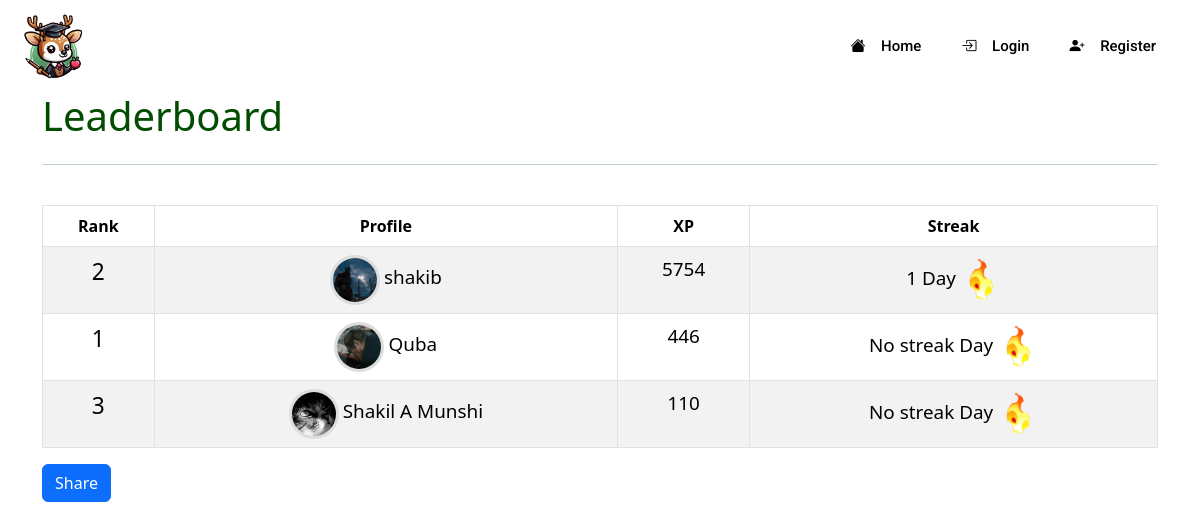
Page /SB.php on the committed database.
### tables this page shows
CREATE TABLE `user` (
  `id` int(11) NOT NULL,
  `name` varchar(255) NOT NULL,
  `email` varchar(255) NOT NULL,
  `password` varchar(255) NOT NULL,
  `image` varchar(191) NOT NULL
);

CREATE TABLE `user_xp` (
  `user_id` int(11) NOT NULL,
  `xp` int(11) DEFAULT 0,
  `email_sent` tinyint(4) DEFAULT 0
);

CREATE TABLE `user_streak` (
  `user_id` int(11) NOT NULL,
  `last_completed_date` date NOT NULL,
  `total_days` int(11) DEFAULT NULL
);

### SB.php (the view, shortened to what this page needs)
<?php
include "include/header.php";
include "config/db.php";
?>
<body>
    <div class="container">
        <h1 class="mb-4">Leaderboard</h1>
        <hr>
        <br>
        <table id="leaderboard" class="table table-striped table-bordered">
            <thead class="thead-dark">
                <tr>
                    <th>Rank</th>
                    <th>Profile</th>
                    <th>XP</th>
                    <th>Streak</th>
                </tr>
            </thead>
            <tbody>
                <?php
                $sql = "SELECT u.name, u.image, uxp.xp, us.total_days AS streak, (@rownum := @rownum + 1) AS rank
                        FROM user u
                        JOIN user_xp uxp ON u.id = uxp.user_id
                        LEFT JOIN user_streak us ON u.id = us.user_id
                        CROSS JOIN (SELECT @rownum := 0) AS init
                        ORDER BY uxp.xp DESC
                        LIMIT 10";
                $result = mysqli_query($con, $sql);
                while ($row = mysqli_fetch_assoc($result)) :
                ?>
                    <tr>
                        <td style="font-size: 0.6cm;"><?php echo $row['rank']; ?></td>
                        <td>
                            <img src="uploads/<?php echo $row['image']; ?>" class="rounded-circle" width="50" height="50">
                            <span style="font-size: 0.5cm;"><?php echo $row['name']; ?></span>
                        </td>
                        <td style="font-size: 0.5cm;"><?php echo $row['xp']; ?></td>
                        <td style="font-size: 0.5cm;"><?php echo ($row['streak'] > 0) ? $row['streak'] . '' : 'No streak'; ?>
                            Day <img class="fire" src="assets/007.gif">
                        </td>
                    </tr>
                <?php endwhile; ?>
            </tbody>
        </table>
        <button onclick="openImageModal()" class="btn btn-primary">Share</button>
    </div>
</body>
</html>

### include/header.php (shortened to what this page needs)
<!doctype html>
<html lang="en">
<head>
  <link href="https://cdn.jsdelivr.net/npm/bootstrap@5.3.2/dist/css/bootstrap.min.css" rel="stylesheet">
  <link href="https://cdn.jsdelivr.net/npm/bootstrap-icons@1.10.0/font/bootstrap-icons.css" rel="stylesheet">
  <?php
  include("include/navbar.php");
  ?>
</head>

### include/navbar.php (shortened to what this page needs)
<nav class="navbar navbar-expand-lg navbar-light bg-lightgreen p-1">
    <div class="container">
        <a class="navbar-brand" href="index.php">
            <img src="assets/Sensei.png" alt="Bootstrap" width="75" height="74">
        </a>
    </div>
    <div class="container-fluid">
        <div class="collapse navbar-collapse" id="navbarSupportedContent">
            <ul class="navbar-nav ms-auto mb-2 mb-lg-0">
                <li class="nav-item">
                    <a class="nav-link <?= (basename($_SERVER['PHP_SELF']) == 'index.php') ? 'active-page' : ''; ?>" href="index.php">
                        <i class="bi bi-house-fill"></i>
                        <span>Home</span>
                    </a>
                </li>
                <?php
                if (isset($_SESSION['user_id'])) {
                ?>
                    <li class="nav-item">
                        <a class="nav-link <?= (basename($_SERVER['PHP_SELF']) == 'Quiz.php') ? 'active-page' : ''; ?>" href="Quiz.php"><i class="bi bi-question-circle-fill"></i> Quiz</a>
                    </li>
                    <li class="nav-item">
                        <a class="nav-link <?= (basename($_SERVER['PHP_SELF']) == 'SB.php') ? 'active-page' : ''; ?>" href="SB.php"><i class="bi bi-trophy-fill"></i> Score Board</a>
                    </li>
                    <li class="nav-item">
                        <a class="nav-link <?= (basename($_SERVER['PHP_SELF']) == 'favorite_chapters.php') ? 'active-page' : ''; ?>" href="favorite_chapters.php"><i class="bi bi-bookmark-heart-fill"></i> Favorite Chapters</a>
                    </li>
                    <li class="nav-item btn-group text-center">
                        <a class="nav-link dropdown-toggle" href="#" id="navbarDropdown" role="button" data-bs-toggle="dropdown" aria-expanded="false">
                            <img src="uploads/<?= $_SESSION['profile_pic']; ?>" alt="User" width="44" height="44"> <?php echo $_SESSION['user_name']; ?>
                        </a>
                        <ul class="dropdown-menu dropdown-menu-end" aria-labelledby="navbarDropdown">
                            <li><a class="dropdown-item" href="dashboard.php"><i class="bi bi-person-fill"></i> Profile</a></li>
                            <li><a class="dropdown-item" href="#"><i class="bi bi-gear-fill"></i> Settings</a></li>
                            <li>
                                <hr class="dropdown-divider">
                            </li>
                            <li>
                                <form method="post" action="logout.php">
                                    <button type="submit" name="logout" class="dropdown-item"><i class="bi bi-box-arrow-right"></i> Logout</button>
                                </form>
                            </li>
                        </ul>
                    </li>
                <?php
                } else {
                ?>
                    <li class="nav-item">
                        <a class="nav-link <?= (basename($_SERVER['PHP_SELF']) == 'login.php') ? 'active-page' : ''; ?>" href="login.php"><i class="bi bi-box-arrow-in-right"></i> Login</a>
                    </li>
                    <li class="nav-item">
                        <a class="nav-link <?= (basename($_SERVER['PHP_SELF']) == 'register.php') ? 'active-page' : ''; ?>" href="register.php"><i class="bi bi-person-plus-fill"></i> Register</a>
                    </li>
                <?php
                }
                ?>
            </ul>
        </div>
    </div>
</nav>

### include/navbar.php (style rules this page uses)
.navbar { font-family: 'Roboto', sans-serif; background-color: white; text-align: center; background: linear-gradient(to bottom, rgba(255, 255, 255, 1) 0%, rgba(255, 255, 255, 0.8) 70%, rgba(255, 255, 255, 0.6) 95%, rgba(255, 255, 255, 0) 100%); }
.nav-link { font-size: 15px; font-weight: 500; color: black; transition: color 0.3s, transform 0.3s; }
.nav-item { margin-right: 20px; text-align: center; }
.nav-link i, .nav-link img { margin-right: 8px; padding: 4px; }
.container { color: #004d00; }

### SB.php (style rules this page uses)
.fire { height: 50px; width: 40px; }
#leaderboard { width: 100%; }
th, td { text-align: center; }
.rounded-circle { border-radius: 50%; object-fit: cover; border: 3px solid #ddd; }
#leaderboard th:first-child, #leaderboard td:first-child { width: 10%; max-width: 10%; }

### rows in the picture
user: rank "2", image (picture), name "shakib", user_xp.xp "5754", user_streak.total_days "1"
user: rank "1", image (picture), name "Quba", user_xp.xp "446", shows "No streak"
user: rank "3", image (picture), name "Shakil A Munshi", user_xp.xp "110", shows "No streak"
